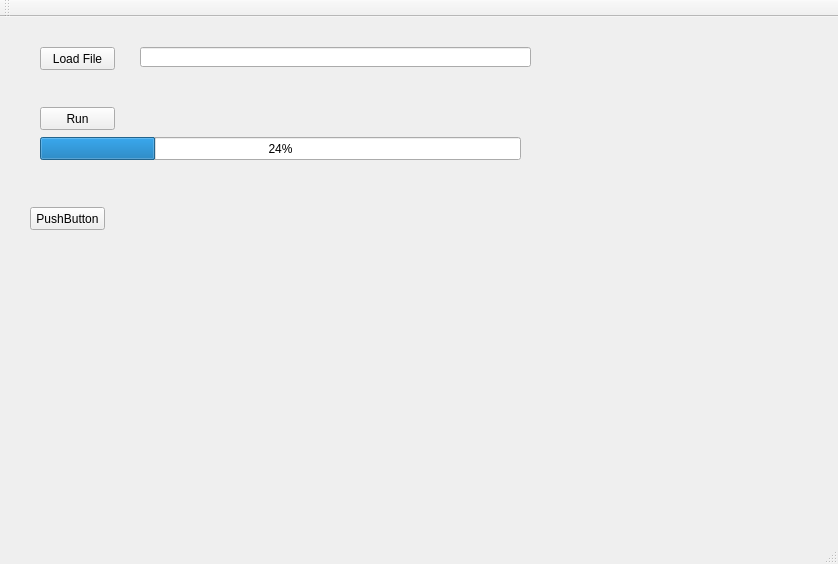
<?xml version="1.0" encoding="UTF-8"?>
<ui version="4.0">
 <class>MainWindow</class>
 <widget class="QMainWindow" name="MainWindow">
  <property name="geometry">
   <rect>
    <x>0</x>
    <y>0</y>
    <width>838</width>
    <height>564</height>
   </rect>
  </property>
  <property name="windowTitle">
   <string>File sorting</string>
  </property>
  <widget class="QWidget" name="centralWidget">
   <widget class="QPushButton" name="pbLoadFile">
    <property name="geometry">
     <rect>
      <x>40</x>
      <y>30</y>
      <width>75</width>
      <height>23</height>
     </rect>
    </property>
    <property name="text">
     <string>Load File</string>
    </property>
   </widget>
   <widget class="QLineEdit" name="lePathFile">
    <property name="geometry">
     <rect>
      <x>140</x>
      <y>30</y>
      <width>391</width>
      <height>20</height>
     </rect>
    </property>
   </widget>
   <widget class="QPushButton" name="pbRun">
    <property name="geometry">
     <rect>
      <x>40</x>
      <y>90</y>
      <width>75</width>
      <height>23</height>
     </rect>
    </property>
    <property name="text">
     <string>Run</string>
    </property>
   </widget>
   <widget class="QProgressBar" name="progressBar">
    <property name="geometry">
     <rect>
      <x>40</x>
      <y>120</y>
      <width>481</width>
      <height>23</height>
     </rect>
    </property>
    <property name="value">
     <number>24</number>
    </property>
   </widget>
   <widget class="QPushButton" name="pushButton">
    <property name="geometry">
     <rect>
      <x>30</x>
      <y>190</y>
      <width>75</width>
      <height>23</height>
     </rect>
    </property>
    <property name="text">
     <string>PushButton</string>
    </property>
   </widget>
  </widget>
  <widget class="QMenuBar" name="menuBar">
   <property name="geometry">
    <rect>
     <x>0</x>
     <y>0</y>
     <width>838</width>
     <height>21</height>
    </rect>
   </property>
  </widget>
  <widget class="QToolBar" name="mainToolBar">
   <attribute name="toolBarArea">
    <enum>TopToolBarArea</enum>
   </attribute>
   <attribute name="toolBarBreak">
    <bool>false</bool>
   </attribute>
  </widget>
  <widget class="QStatusBar" name="statusBar"/>
 </widget>
 <layoutdefault spacing="6" margin="11"/>
 <resources/>
 <connections/>
</ui>
